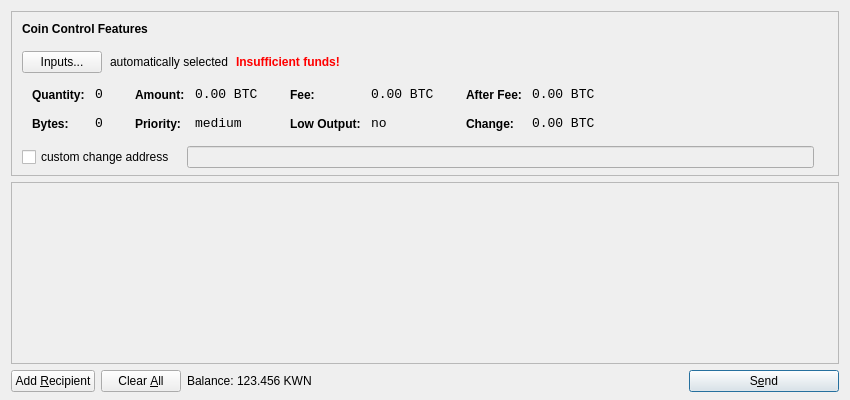
<?xml version="1.0" encoding="UTF-8"?>
<ui version="4.0">
 <class>SendCoinsDialog</class>
 <widget class="QDialog" name="SendCoinsDialog">
  <property name="geometry">
   <rect>
    <x>0</x>
    <y>0</y>
    <width>850</width>
    <height>400</height>
   </rect>
  </property>
  <property name="windowTitle">
   <string>Send Coins</string>
  </property>
  <layout class="QVBoxLayout" name="verticalLayout" stretch="0,1,0">
   <property name="bottomMargin">
    <number>8</number>
   </property>
   <item>
    <widget class="QFrame" name="frameCoinControl">
     <property name="sizePolicy">
      <sizepolicy hsizetype="Expanding" vsizetype="Expanding">
       <horstretch>0</horstretch>
       <verstretch>0</verstretch>
      </sizepolicy>
     </property>
     <property name="maximumSize">
      <size>
       <width>16777215</width>
       <height>16777215</height>
      </size>
     </property>
     <property name="frameShape">
      <enum>QFrame::StyledPanel</enum>
     </property>
     <property name="frameShadow">
      <enum>QFrame::Sunken</enum>
     </property>
     <layout class="QVBoxLayout" name="verticalLayoutCoinControl2">
      <property name="spacing">
       <number>-1</number>
      </property>
      <property name="leftMargin">
       <number>0</number>
      </property>
      <property name="topMargin">
       <number>0</number>
      </property>
      <property name="rightMargin">
       <number>0</number>
      </property>
      <property name="bottomMargin">
       <number>6</number>
      </property>
      <item>
       <layout class="QVBoxLayout" name="verticalLayoutCoinControl" stretch="0,0,0,0,1">
        <property name="spacing">
         <number>0</number>
        </property>
        <property name="leftMargin">
         <number>10</number>
        </property>
        <property name="topMargin">
         <number>10</number>
        </property>
        <item>
         <layout class="QHBoxLayout" name="horizontalLayoutCoinControl1">
          <property name="bottomMargin">
           <number>15</number>
          </property>
          <item>
           <widget class="QLabel" name="labelCoinControlFeatures">
            <property name="sizePolicy">
             <sizepolicy hsizetype="Preferred" vsizetype="Maximum">
              <horstretch>0</horstretch>
              <verstretch>0</verstretch>
             </sizepolicy>
            </property>
            <property name="font">
             <font>
              <weight>75</weight>
              <bold>true</bold>
             </font>
            </property>
            <property name="styleSheet">
             <string notr="true">font-weight:bold;</string>
            </property>
            <property name="text">
             <string>Coin Control Features</string>
            </property>
           </widget>
          </item>
         </layout>
        </item>
        <item>
         <layout class="QHBoxLayout" name="horizontalLayoutCoinControl2" stretch="0,0,0,0">
          <property name="spacing">
           <number>8</number>
          </property>
          <property name="bottomMargin">
           <number>10</number>
          </property>
          <item>
           <widget class="QPushButton" name="pushButtonCoinControl">
            <property name="styleSheet">
             <string notr="true"/>
            </property>
            <property name="text">
             <string>Inputs...</string>
            </property>
           </widget>
          </item>
          <item>
           <widget class="QLabel" name="labelCoinControlAutomaticallySelected">
            <property name="text">
             <string>automatically selected</string>
            </property>
            <property name="margin">
             <number>5</number>
            </property>
           </widget>
          </item>
          <item>
           <widget class="QLabel" name="labelCoinControlInsuffFunds">
            <property name="font">
             <font>
              <weight>75</weight>
              <bold>true</bold>
             </font>
            </property>
            <property name="styleSheet">
             <string notr="true">color:red;font-weight:bold;</string>
            </property>
            <property name="text">
             <string>Insufficient funds!</string>
            </property>
            <property name="margin">
             <number>5</number>
            </property>
           </widget>
          </item>
          <item>
           <spacer name="horizontalSpacerCoinControl">
            <property name="orientation">
             <enum>Qt::Horizontal</enum>
            </property>
            <property name="sizeHint" stdset="0">
             <size>
              <width>40</width>
              <height>1</height>
             </size>
            </property>
           </spacer>
          </item>
         </layout>
        </item>
        <item>
         <widget class="QWidget" name="widgetCoinControl" native="true">
          <property name="sizePolicy">
           <sizepolicy hsizetype="Preferred" vsizetype="Preferred">
            <horstretch>0</horstretch>
            <verstretch>0</verstretch>
           </sizepolicy>
          </property>
          <property name="minimumSize">
           <size>
            <width>0</width>
            <height>0</height>
           </size>
          </property>
          <property name="styleSheet">
           <string notr="true"/>
          </property>
          <layout class="QHBoxLayout" name="horizontalLayoutCoinControl5">
           <property name="margin">
            <number>0</number>
           </property>
           <item>
            <layout class="QHBoxLayout" name="horizontalLayoutCoinControl3" stretch="0,0,0,1">
             <property name="spacing">
              <number>20</number>
             </property>
             <property name="topMargin">
              <number>0</number>
             </property>
             <property name="bottomMargin">
              <number>10</number>
             </property>
             <item>
              <layout class="QFormLayout" name="formLayoutCoinControl1">
               <property name="horizontalSpacing">
                <number>10</number>
               </property>
               <property name="verticalSpacing">
                <number>14</number>
               </property>
               <property name="leftMargin">
                <number>10</number>
               </property>
               <property name="topMargin">
                <number>4</number>
               </property>
               <property name="rightMargin">
                <number>6</number>
               </property>
               <item row="0" column="0">
                <widget class="QLabel" name="labelCoinControlQuantityText">
                 <property name="styleSheet">
                  <string notr="true">font-weight:bold;</string>
                 </property>
                 <property name="text">
                  <string>Quantity:</string>
                 </property>
                 <property name="margin">
                  <number>0</number>
                 </property>
                </widget>
               </item>
               <item row="0" column="1">
                <widget class="QLabel" name="labelCoinControlQuantity">
                 <property name="font">
                  <font>
                   <family>Monospace</family>
                   <pointsize>10</pointsize>
                  </font>
                 </property>
                 <property name="cursor">
                  <cursorShape>IBeamCursor</cursorShape>
                 </property>
                 <property name="contextMenuPolicy">
                  <enum>Qt::ActionsContextMenu</enum>
                 </property>
                 <property name="text">
                  <string notr="true">0</string>
                 </property>
                 <property name="margin">
                  <number>0</number>
                 </property>
                 <property name="textInteractionFlags">
                  <set>Qt::LinksAccessibleByMouse|Qt::TextSelectableByKeyboard|Qt::TextSelectableByMouse</set>
                 </property>
                </widget>
               </item>
               <item row="1" column="0">
                <widget class="QLabel" name="labelCoinControlBytesText">
                 <property name="styleSheet">
                  <string notr="true">font-weight:bold;</string>
                 </property>
                 <property name="text">
                  <string>Bytes:</string>
                 </property>
                </widget>
               </item>
               <item row="1" column="1">
                <widget class="QLabel" name="labelCoinControlBytes">
                 <property name="font">
                  <font>
                   <family>Monospace</family>
                   <pointsize>10</pointsize>
                  </font>
                 </property>
                 <property name="cursor">
                  <cursorShape>IBeamCursor</cursorShape>
                 </property>
                 <property name="contextMenuPolicy">
                  <enum>Qt::ActionsContextMenu</enum>
                 </property>
                 <property name="text">
                  <string notr="true">0</string>
                 </property>
                 <property name="textInteractionFlags">
                  <set>Qt::LinksAccessibleByMouse|Qt::TextSelectableByKeyboard|Qt::TextSelectableByMouse</set>
                 </property>
                </widget>
               </item>
              </layout>
             </item>
             <item>
              <layout class="QFormLayout" name="formLayoutCoinControl2">
               <property name="horizontalSpacing">
                <number>10</number>
               </property>
               <property name="verticalSpacing">
                <number>14</number>
               </property>
               <property name="leftMargin">
                <number>6</number>
               </property>
               <property name="topMargin">
                <number>4</number>
               </property>
               <property name="rightMargin">
                <number>6</number>
               </property>
               <item row="0" column="0">
                <widget class="QLabel" name="labelCoinControlAmountText">
                 <property name="styleSheet">
                  <string notr="true">font-weight:bold;</string>
                 </property>
                 <property name="text">
                  <string>Amount:</string>
                 </property>
                 <property name="margin">
                  <number>0</number>
                 </property>
                </widget>
               </item>
               <item row="0" column="1">
                <widget class="QLabel" name="labelCoinControlAmount">
                 <property name="font">
                  <font>
                   <family>Monospace</family>
                   <pointsize>10</pointsize>
                  </font>
                 </property>
                 <property name="cursor">
                  <cursorShape>IBeamCursor</cursorShape>
                 </property>
                 <property name="contextMenuPolicy">
                  <enum>Qt::ActionsContextMenu</enum>
                 </property>
                 <property name="text">
                  <string notr="true">0.00 BTC</string>
                 </property>
                 <property name="textInteractionFlags">
                  <set>Qt::LinksAccessibleByMouse|Qt::TextSelectableByKeyboard|Qt::TextSelectableByMouse</set>
                 </property>
                </widget>
               </item>
               <item row="1" column="0">
                <widget class="QLabel" name="labelCoinControlPriorityText">
                 <property name="styleSheet">
                  <string notr="true">font-weight:bold;</string>
                 </property>
                 <property name="text">
                  <string>Priority:</string>
                 </property>
                </widget>
               </item>
               <item row="1" column="1">
                <widget class="QLabel" name="labelCoinControlPriority">
                 <property name="font">
                  <font>
                   <family>Monospace</family>
                   <pointsize>10</pointsize>
                  </font>
                 </property>
                 <property name="cursor">
                  <cursorShape>IBeamCursor</cursorShape>
                 </property>
                 <property name="contextMenuPolicy">
                  <enum>Qt::ActionsContextMenu</enum>
                 </property>
                 <property name="text">
                  <string>medium</string>
                 </property>
                 <property name="textInteractionFlags">
                  <set>Qt::LinksAccessibleByMouse|Qt::TextSelectableByKeyboard|Qt::TextSelectableByMouse</set>
                 </property>
                </widget>
               </item>
              </layout>
             </item>
             <item>
              <layout class="QFormLayout" name="formLayoutCoinControl3">
               <property name="horizontalSpacing">
                <number>10</number>
               </property>
               <property name="verticalSpacing">
                <number>14</number>
               </property>
               <property name="leftMargin">
                <number>6</number>
               </property>
               <property name="topMargin">
                <number>4</number>
               </property>
               <property name="rightMargin">
                <number>6</number>
               </property>
               <item row="0" column="0">
                <widget class="QLabel" name="labelCoinControlFeeText">
                 <property name="styleSheet">
                  <string notr="true">font-weight:bold;</string>
                 </property>
                 <property name="text">
                  <string>Fee:</string>
                 </property>
                 <property name="margin">
                  <number>0</number>
                 </property>
                </widget>
               </item>
               <item row="0" column="1">
                <widget class="QLabel" name="labelCoinControlFee">
                 <property name="font">
                  <font>
                   <family>Monospace</family>
                   <pointsize>10</pointsize>
                  </font>
                 </property>
                 <property name="cursor">
                  <cursorShape>IBeamCursor</cursorShape>
                 </property>
                 <property name="contextMenuPolicy">
                  <enum>Qt::ActionsContextMenu</enum>
                 </property>
                 <property name="text">
                  <string notr="true">0.00 BTC</string>
                 </property>
                 <property name="textInteractionFlags">
                  <set>Qt::LinksAccessibleByMouse|Qt::TextSelectableByKeyboard|Qt::TextSelectableByMouse</set>
                 </property>
                </widget>
               </item>
               <item row="1" column="0">
                <widget class="QLabel" name="labelCoinControlLowOutputText">
                 <property name="styleSheet">
                  <string notr="true">font-weight:bold;</string>
                 </property>
                 <property name="text">
                  <string>Low Output:</string>
                 </property>
                </widget>
               </item>
               <item row="1" column="1">
                <widget class="QLabel" name="labelCoinControlLowOutput">
                 <property name="font">
                  <font>
                   <family>Monospace</family>
                   <pointsize>10</pointsize>
                  </font>
                 </property>
                 <property name="cursor">
                  <cursorShape>IBeamCursor</cursorShape>
                 </property>
                 <property name="contextMenuPolicy">
                  <enum>Qt::ActionsContextMenu</enum>
                 </property>
                 <property name="text">
                  <string>no</string>
                 </property>
                 <property name="textInteractionFlags">
                  <set>Qt::LinksAccessibleByMouse|Qt::TextSelectableByKeyboard|Qt::TextSelectableByMouse</set>
                 </property>
                </widget>
               </item>
              </layout>
             </item>
             <item>
              <layout class="QFormLayout" name="formLayoutCoinControl4">
               <property name="horizontalSpacing">
                <number>10</number>
               </property>
               <property name="verticalSpacing">
                <number>14</number>
               </property>
               <property name="leftMargin">
                <number>6</number>
               </property>
               <property name="topMargin">
                <number>4</number>
               </property>
               <property name="rightMargin">
                <number>6</number>
               </property>
               <item row="0" column="0">
                <widget class="QLabel" name="labelCoinControlAfterFeeText">
                 <property name="styleSheet">
                  <string notr="true">font-weight:bold;</string>
                 </property>
                 <property name="text">
                  <string>After Fee:</string>
                 </property>
                 <property name="margin">
                  <number>0</number>
                 </property>
                </widget>
               </item>
               <item row="0" column="1">
                <widget class="QLabel" name="labelCoinControlAfterFee">
                 <property name="font">
                  <font>
                   <family>Monospace</family>
                   <pointsize>10</pointsize>
                  </font>
                 </property>
                 <property name="cursor">
                  <cursorShape>IBeamCursor</cursorShape>
                 </property>
                 <property name="contextMenuPolicy">
                  <enum>Qt::ActionsContextMenu</enum>
                 </property>
                 <property name="text">
                  <string notr="true">0.00 BTC</string>
                 </property>
                 <property name="textInteractionFlags">
                  <set>Qt::LinksAccessibleByMouse|Qt::TextSelectableByKeyboard|Qt::TextSelectableByMouse</set>
                 </property>
                </widget>
               </item>
               <item row="1" column="0">
                <widget class="QLabel" name="labelCoinControlChangeText">
                 <property name="styleSheet">
                  <string notr="true">font-weight:bold;</string>
                 </property>
                 <property name="text">
                  <string>Change:</string>
                 </property>
                </widget>
               </item>
               <item row="1" column="1">
                <widget class="QLabel" name="labelCoinControlChange">
                 <property name="font">
                  <font>
                   <family>Monospace</family>
                   <pointsize>10</pointsize>
                  </font>
                 </property>
                 <property name="cursor">
                  <cursorShape>IBeamCursor</cursorShape>
                 </property>
                 <property name="contextMenuPolicy">
                  <enum>Qt::ActionsContextMenu</enum>
                 </property>
                 <property name="text">
                  <string notr="true">0.00 BTC</string>
                 </property>
                 <property name="textInteractionFlags">
                  <set>Qt::LinksAccessibleByMouse|Qt::TextSelectableByKeyboard|Qt::TextSelectableByMouse</set>
                 </property>
                </widget>
               </item>
              </layout>
             </item>
            </layout>
           </item>
          </layout>
         </widget>
        </item>
        <item>
         <layout class="QHBoxLayout" name="horizontalLayoutCoinControl4" stretch="0,0,0">
          <property name="spacing">
           <number>12</number>
          </property>
          <property name="sizeConstraint">
           <enum>QLayout::SetDefaultConstraint</enum>
          </property>
          <property name="topMargin">
           <number>5</number>
          </property>
          <property name="rightMargin">
           <number>5</number>
          </property>
          <item>
           <widget class="QCheckBox" name="checkBoxCoinControlChange">
            <property name="text">
             <string>custom change address</string>
            </property>
           </widget>
          </item>
          <item>
           <widget class="QLineEdit" name="lineEditCoinControlChange">
            <property name="enabled">
             <bool>false</bool>
            </property>
            <property name="sizePolicy">
             <sizepolicy hsizetype="Expanding" vsizetype="Fixed">
              <horstretch>0</horstretch>
              <verstretch>0</verstretch>
             </sizepolicy>
            </property>
           </widget>
          </item>
          <item>
           <widget class="QLabel" name="labelCoinControlChangeLabel">
            <property name="sizePolicy">
             <sizepolicy hsizetype="Preferred" vsizetype="Expanding">
              <horstretch>0</horstretch>
              <verstretch>0</verstretch>
             </sizepolicy>
            </property>
            <property name="minimumSize">
             <size>
              <width>0</width>
              <height>0</height>
             </size>
            </property>
            <property name="text">
             <string/>
            </property>
            <property name="margin">
             <number>3</number>
            </property>
           </widget>
          </item>
         </layout>
        </item>
        <item>
         <spacer name="verticalSpacerCoinControl">
          <property name="orientation">
           <enum>Qt::Vertical</enum>
          </property>
          <property name="sizeHint" stdset="0">
           <size>
            <width>800</width>
            <height>1</height>
           </size>
          </property>
         </spacer>
        </item>
       </layout>
      </item>
     </layout>
    </widget>
   </item>
   <item>
    <widget class="QScrollArea" name="scrollArea">
     <property name="widgetResizable">
      <bool>true</bool>
     </property>
     <widget class="QWidget" name="scrollAreaWidgetContents">
      <property name="geometry">
       <rect>
        <x>0</x>
        <y>0</y>
        <width>830</width>
        <height>165</height>
       </rect>
      </property>
      <layout class="QVBoxLayout" name="verticalLayout_2">
       <property name="margin">
        <number>0</number>
       </property>
       <item>
        <layout class="QVBoxLayout" name="entries">
         <property name="spacing">
          <number>6</number>
         </property>
        </layout>
       </item>
       <item>
        <spacer name="verticalSpacer">
         <property name="orientation">
          <enum>Qt::Vertical</enum>
         </property>
         <property name="sizeHint" stdset="0">
          <size>
           <width>20</width>
           <height>40</height>
          </size>
         </property>
        </spacer>
       </item>
      </layout>
     </widget>
    </widget>
   </item>
   <item>
    <layout class="QHBoxLayout" name="horizontalLayout">
     <item>
      <widget class="QPushButton" name="addButton">
       <property name="toolTip">
        <string>Send to multiple recipients at once</string>
       </property>
       <property name="text">
        <string>Add &amp;Recipient</string>
       </property>
       <property name="icon">
        <iconset resource="../bitcoin.qrc">
         <normaloff>:/icons/add</normaloff>:/icons/add</iconset>
       </property>
       <property name="autoDefault">
        <bool>false</bool>
       </property>
      </widget>
     </item>
     <item>
      <widget class="QPushButton" name="clearButton">
       <property name="sizePolicy">
        <sizepolicy hsizetype="Minimum" vsizetype="Fixed">
         <horstretch>0</horstretch>
         <verstretch>0</verstretch>
        </sizepolicy>
       </property>
       <property name="toolTip">
        <string>Remove all transaction fields</string>
       </property>
       <property name="text">
        <string>Clear &amp;All</string>
       </property>
       <property name="icon">
        <iconset resource="../bitcoin.qrc">
         <normaloff>:/icons/remove</normaloff>:/icons/remove</iconset>
       </property>
       <property name="autoRepeatDelay">
        <number>300</number>
       </property>
       <property name="autoDefault">
        <bool>false</bool>
       </property>
      </widget>
     </item>
     <item>
      <layout class="QHBoxLayout" name="horizontalLayout_2">
       <property name="spacing">
        <number>3</number>
       </property>
       <item>
        <widget class="QLabel" name="label">
         <property name="text">
          <string>Balance:</string>
         </property>
        </widget>
       </item>
       <item>
        <widget class="QLabel" name="labelBalance">
         <property name="cursor">
          <cursorShape>IBeamCursor</cursorShape>
         </property>
         <property name="text">
          <string>123.456 KWN</string>
         </property>
         <property name="textInteractionFlags">
          <set>Qt::LinksAccessibleByMouse|Qt::TextSelectableByKeyboard|Qt::TextSelectableByMouse</set>
         </property>
        </widget>
       </item>
      </layout>
     </item>
     <item>
      <spacer name="horizontalSpacer">
       <property name="orientation">
        <enum>Qt::Horizontal</enum>
       </property>
       <property name="sizeHint" stdset="0">
        <size>
         <width>40</width>
         <height>20</height>
        </size>
       </property>
      </spacer>
     </item>
     <item>
      <widget class="QPushButton" name="sendButton">
       <property name="minimumSize">
        <size>
         <width>150</width>
         <height>0</height>
        </size>
       </property>
       <property name="toolTip">
        <string>Confirm the send action</string>
       </property>
       <property name="text">
        <string>S&amp;end</string>
       </property>
       <property name="icon">
        <iconset resource="../bitcoin.qrc">
         <normaloff>:/icons/send</normaloff>:/icons/send</iconset>
       </property>
       <property name="default">
        <bool>true</bool>
       </property>
      </widget>
     </item>
    </layout>
   </item>
  </layout>
 </widget>
 <resources>
  <include location="../bitcoin.qrc"/>
 </resources>
 <connections/>
</ui>
